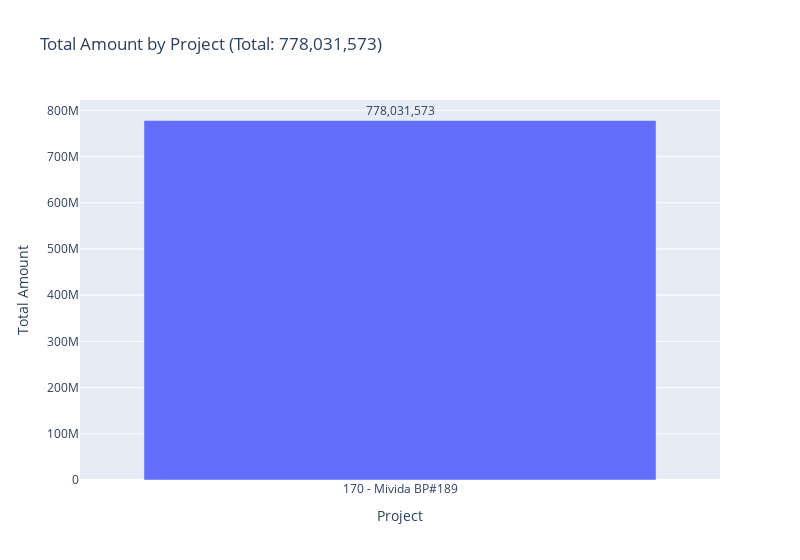

Write notebook code for a chart like this one.
### Code cell
import plotly.express as px
import plotly.io as pio
import sqlalchemy

# 1. SQL query to fetch project_no and project_name
query_names = """
SELECT DISTINCT project_no, project_name 
FROM [omar.rme1].[dbo].[cost_dist]
WHERE project_no IN ('170'); 
"""

# 2. Execute the query using pd.read_sql and the connection string
df_names = pd.read_sql(query_names, connection_string) 

# 3. Merge DataFrames using 'project_no' as the key
df_merged = pd.merge(df, df_names, on='project_no', how='left')

# 4. Fill in missing values with 0
df_merged.fillna(0, inplace=True)

# 5. Combine project_no and project_name for labels
df_merged['Project'] = df_merged['project_no'] + ' - ' + df_merged['project_name']

# 6. Calculate total cost
total_cost = df_merged['TotalAmount'].sum()

# 7. Create bar chart with adjusted width, project numbers in labels, and annotations
fig = px.bar(
    df_merged, 
    x='Project', 
    y='TotalAmount',
    title=f'Total Amount by Project (Total: {int(total_cost):,})',  # Format total_cost with commas, no decimals
    labels={'project_name': 'Project', 'TotalAmount': 'Total Amount'}
)

# Add annotations (text labels) to each bar with comma formatting and no decimals
for i, row in df_merged.iterrows():
    fig.add_annotation(
        x=row['Project'],
        y=row['TotalAmount'],
        text=f"{int(row['TotalAmount']):,}",  # Convert to integer (remove decimals) and format with commas
        showarrow=False,
        yshift=10, 
    )

# Customize layout
fig.update_layout(width=800) 

# 8. Display chart
fig.write_html('total_amount_by_project_bar_chart.html')
fig.show()

### Figure 1 — Plotly figure (JSON) as saved in the notebook; plotly's stock layout.template omitted (floating-point values rounded to 4 significant figures)
{"data": [{"alignmentgroup": "True", "hovertemplate": "Project=%{x}<br>Total Amount=%{y}<extra></extra>", "legendgroup": "", "marker": {"color": "#636efa", "pattern": {"shape": ""}}, "name": "", "offsetgroup": "", "orientation": "v", "showlegend": false, "textposition": "auto", "type": "bar", "x": ["170 - Mivida BP#189"], "xaxis": "x", "y": [778000000.0], "yaxis": "y"}], "layout": {"annotations": [{"showarrow": false, "text": "778,031,573", "x": "170 - Mivida BP#189", "y": 778000000.0, "yshift": 10}], "barmode": "relative", "legend": {"tracegroupgap": 0}, "title": {"text": "Total Amount by Project (Total: 778,031,573)"}, "width": 800, "xaxis": {"anchor": "y", "domain": [0, 1], "title": {"text": "Project"}}, "yaxis": {"anchor": "x", "domain": [0, 1], "title": {"text": "Total Amount"}}}}
